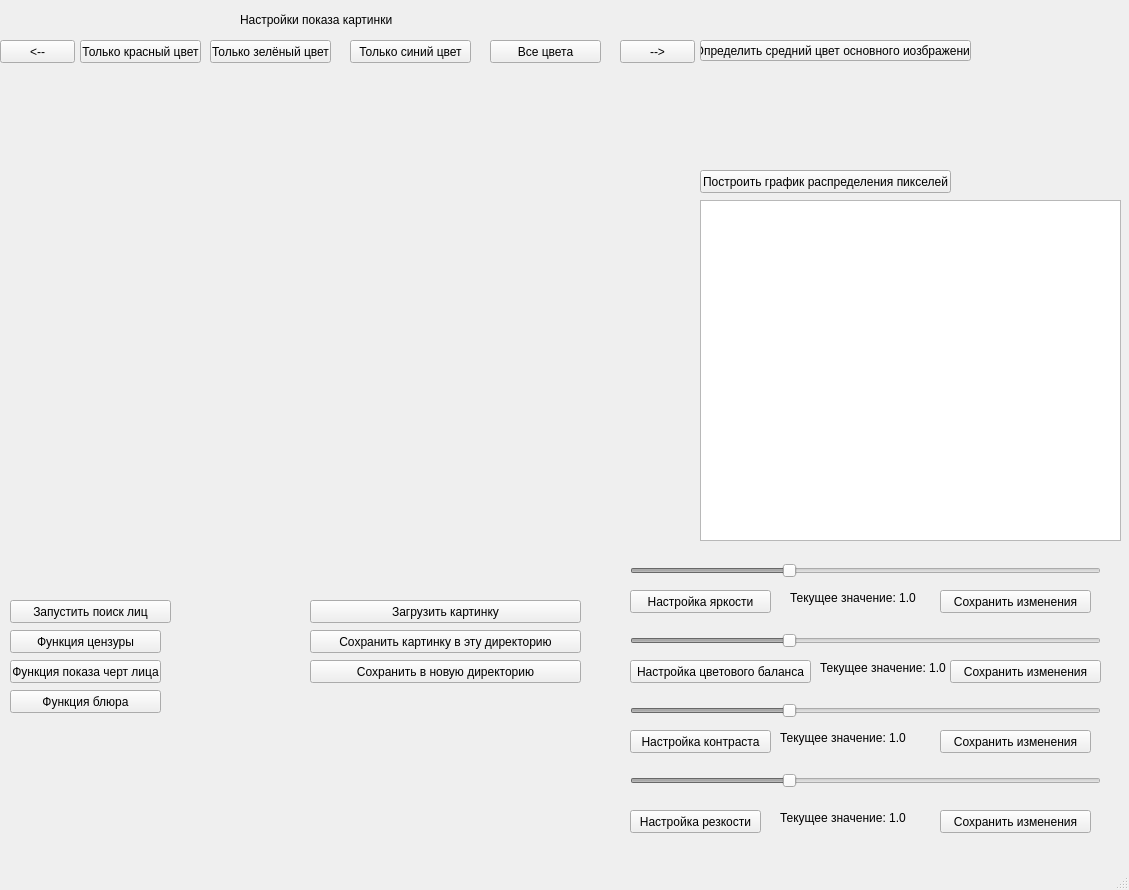
<?xml version="1.0" encoding="UTF-8"?>
<ui version="4.0">
 <class>MainWindow</class>
 <widget class="QMainWindow" name="MainWindow">
  <property name="geometry">
   <rect>
    <x>0</x>
    <y>0</y>
    <width>1129</width>
    <height>890</height>
   </rect>
  </property>
  <property name="windowTitle">
   <string>MainWindow</string>
  </property>
  <widget class="QWidget" name="centralwidget">
   <widget class="QLabel" name="label">
    <property name="geometry">
     <rect>
      <x>240</x>
      <y>10</y>
      <width>401</width>
      <height>20</height>
     </rect>
    </property>
    <property name="text">
     <string>Настройки показа картинки</string>
    </property>
   </widget>
   <widget class="QPushButton" name="save_last_directory">
    <property name="geometry">
     <rect>
      <x>310</x>
      <y>630</y>
      <width>271</width>
      <height>23</height>
     </rect>
    </property>
    <property name="text">
     <string>Сохранить картинку в эту директорию</string>
    </property>
   </widget>
   <widget class="QPushButton" name="FaceScan">
    <property name="geometry">
     <rect>
      <x>10</x>
      <y>600</y>
      <width>161</width>
      <height>23</height>
     </rect>
    </property>
    <property name="text">
     <string>Запустить поиск лиц</string>
    </property>
   </widget>
   <widget class="QPushButton" name="importPic">
    <property name="geometry">
     <rect>
      <x>310</x>
      <y>600</y>
      <width>271</width>
      <height>23</height>
     </rect>
    </property>
    <property name="text">
     <string>Загрузить картинку</string>
    </property>
   </widget>
   <widget class="QLabel" name="picture">
    <property name="geometry">
     <rect>
      <x>10</x>
      <y>80</y>
      <width>671</width>
      <height>471</height>
     </rect>
    </property>
    <property name="text">
     <string/>
    </property>
   </widget>
   <widget class="QLabel" name="censore_check">
    <property name="geometry">
     <rect>
      <x>170</x>
      <y>630</y>
      <width>141</width>
      <height>21</height>
     </rect>
    </property>
    <property name="text">
     <string/>
    </property>
   </widget>
   <widget class="QLabel" name="secondary_check">
    <property name="geometry">
     <rect>
      <x>170</x>
      <y>660</y>
      <width>141</width>
      <height>21</height>
     </rect>
    </property>
    <property name="text">
     <string/>
    </property>
   </widget>
   <widget class="QPushButton" name="change_censore">
    <property name="geometry">
     <rect>
      <x>10</x>
      <y>630</y>
      <width>151</width>
      <height>23</height>
     </rect>
    </property>
    <property name="text">
     <string>Функция цензуры</string>
    </property>
   </widget>
   <widget class="QPushButton" name="change_features">
    <property name="geometry">
     <rect>
      <x>10</x>
      <y>660</y>
      <width>151</width>
      <height>23</height>
     </rect>
    </property>
    <property name="text">
     <string>Функция показа черт лица</string>
    </property>
   </widget>
   <widget class="QLabel" name="errors">
    <property name="geometry">
     <rect>
      <x>30</x>
      <y>570</y>
      <width>231</width>
      <height>16</height>
     </rect>
    </property>
    <property name="text">
     <string/>
    </property>
   </widget>
   <widget class="QPushButton" name="red_button">
    <property name="geometry">
     <rect>
      <x>80</x>
      <y>40</y>
      <width>121</width>
      <height>23</height>
     </rect>
    </property>
    <property name="text">
     <string>Только красный цвет</string>
    </property>
   </widget>
   <widget class="QPushButton" name="green_button">
    <property name="geometry">
     <rect>
      <x>210</x>
      <y>40</y>
      <width>121</width>
      <height>23</height>
     </rect>
    </property>
    <property name="text">
     <string>Только зелёный цвет</string>
    </property>
   </widget>
   <widget class="QPushButton" name="blue_button">
    <property name="geometry">
     <rect>
      <x>350</x>
      <y>40</y>
      <width>121</width>
      <height>23</height>
     </rect>
    </property>
    <property name="text">
     <string>Только синий цвет</string>
    </property>
   </widget>
   <widget class="QPushButton" name="all_button">
    <property name="geometry">
     <rect>
      <x>490</x>
      <y>40</y>
      <width>111</width>
      <height>23</height>
     </rect>
    </property>
    <property name="text">
     <string>Все цвета</string>
    </property>
   </widget>
   <widget class="QPushButton" name="turn_left">
    <property name="geometry">
     <rect>
      <x>0</x>
      <y>40</y>
      <width>75</width>
      <height>23</height>
     </rect>
    </property>
    <property name="text">
     <string>&lt;--</string>
    </property>
   </widget>
   <widget class="QPushButton" name="turn_right">
    <property name="geometry">
     <rect>
      <x>620</x>
      <y>40</y>
      <width>75</width>
      <height>23</height>
     </rect>
    </property>
    <property name="text">
     <string>--&gt;</string>
    </property>
   </widget>
   <widget class="QPushButton" name="blur_button">
    <property name="geometry">
     <rect>
      <x>10</x>
      <y>690</y>
      <width>151</width>
      <height>23</height>
     </rect>
    </property>
    <property name="text">
     <string>Функция блюра</string>
    </property>
   </widget>
   <widget class="QLabel" name="blur">
    <property name="geometry">
     <rect>
      <x>170</x>
      <y>690</y>
      <width>141</width>
      <height>16</height>
     </rect>
    </property>
    <property name="text">
     <string/>
    </property>
   </widget>
   <widget class="QPushButton" name="save_new_dir">
    <property name="geometry">
     <rect>
      <x>310</x>
      <y>660</y>
      <width>271</width>
      <height>23</height>
     </rect>
    </property>
    <property name="text">
     <string>Сохранить в новую директорию</string>
    </property>
   </widget>
   <widget class="QPushButton" name="mid_color">
    <property name="geometry">
     <rect>
      <x>700</x>
      <y>40</y>
      <width>271</width>
      <height>21</height>
     </rect>
    </property>
    <property name="text">
     <string>Определить средний цвет основного иозбражения</string>
    </property>
   </widget>
   <widget class="QLabel" name="color">
    <property name="geometry">
     <rect>
      <x>700</x>
      <y>70</y>
      <width>71</width>
      <height>71</height>
     </rect>
    </property>
    <property name="text">
     <string/>
    </property>
   </widget>
   <widget class="PlotWidget" name="graph">
    <property name="geometry">
     <rect>
      <x>700</x>
      <y>200</y>
      <width>421</width>
      <height>341</height>
     </rect>
    </property>
   </widget>
   <widget class="QPushButton" name="graph_make">
    <property name="geometry">
     <rect>
      <x>700</x>
      <y>170</y>
      <width>251</width>
      <height>23</height>
     </rect>
    </property>
    <property name="text">
     <string>Построить график распределения пикселей</string>
    </property>
   </widget>
   <widget class="QSlider" name="amount_of_brightness">
    <property name="enabled">
     <bool>false</bool>
    </property>
    <property name="geometry">
     <rect>
      <x>630</x>
      <y>560</y>
      <width>471</width>
      <height>22</height>
     </rect>
    </property>
    <property name="mouseTracking">
     <bool>false</bool>
    </property>
    <property name="maximum">
     <number>300</number>
    </property>
    <property name="singleStep">
     <number>5</number>
    </property>
    <property name="value">
     <number>100</number>
    </property>
    <property name="tracking">
     <bool>true</bool>
    </property>
    <property name="orientation">
     <enum>Qt::Horizontal</enum>
    </property>
   </widget>
   <widget class="QPushButton" name="set_brightness">
    <property name="geometry">
     <rect>
      <x>630</x>
      <y>590</y>
      <width>141</width>
      <height>23</height>
     </rect>
    </property>
    <property name="text">
     <string>Настройка яркости</string>
    </property>
   </widget>
   <widget class="QPushButton" name="set_color_balance">
    <property name="geometry">
     <rect>
      <x>630</x>
      <y>660</y>
      <width>181</width>
      <height>23</height>
     </rect>
    </property>
    <property name="text">
     <string>Настройка цветового баланса</string>
    </property>
   </widget>
   <widget class="QPushButton" name="set_difference">
    <property name="geometry">
     <rect>
      <x>630</x>
      <y>730</y>
      <width>141</width>
      <height>23</height>
     </rect>
    </property>
    <property name="text">
     <string>Настройка контраста</string>
    </property>
   </widget>
   <widget class="QPushButton" name="set_sharpness">
    <property name="geometry">
     <rect>
      <x>630</x>
      <y>810</y>
      <width>131</width>
      <height>23</height>
     </rect>
    </property>
    <property name="text">
     <string>Настройка резкости</string>
    </property>
   </widget>
   <widget class="QSlider" name="amount_of_color_balance">
    <property name="enabled">
     <bool>false</bool>
    </property>
    <property name="geometry">
     <rect>
      <x>630</x>
      <y>630</y>
      <width>471</width>
      <height>22</height>
     </rect>
    </property>
    <property name="maximum">
     <number>300</number>
    </property>
    <property name="singleStep">
     <number>5</number>
    </property>
    <property name="value">
     <number>100</number>
    </property>
    <property name="orientation">
     <enum>Qt::Horizontal</enum>
    </property>
   </widget>
   <widget class="QSlider" name="amount_of_difference">
    <property name="enabled">
     <bool>false</bool>
    </property>
    <property name="geometry">
     <rect>
      <x>630</x>
      <y>700</y>
      <width>471</width>
      <height>22</height>
     </rect>
    </property>
    <property name="maximum">
     <number>300</number>
    </property>
    <property name="singleStep">
     <number>5</number>
    </property>
    <property name="value">
     <number>100</number>
    </property>
    <property name="orientation">
     <enum>Qt::Horizontal</enum>
    </property>
   </widget>
   <widget class="QSlider" name="amount_of_sharpness">
    <property name="enabled">
     <bool>false</bool>
    </property>
    <property name="geometry">
     <rect>
      <x>630</x>
      <y>770</y>
      <width>471</width>
      <height>22</height>
     </rect>
    </property>
    <property name="maximum">
     <number>300</number>
    </property>
    <property name="singleStep">
     <number>5</number>
    </property>
    <property name="value">
     <number>100</number>
    </property>
    <property name="orientation">
     <enum>Qt::Horizontal</enum>
    </property>
   </widget>
   <widget class="QLabel" name="brightness">
    <property name="geometry">
     <rect>
      <x>790</x>
      <y>590</y>
      <width>131</width>
      <height>16</height>
     </rect>
    </property>
    <property name="text">
     <string>Текущее значение: 1.0</string>
    </property>
   </widget>
   <widget class="QLabel" name="colors">
    <property name="geometry">
     <rect>
      <x>820</x>
      <y>660</y>
      <width>141</width>
      <height>16</height>
     </rect>
    </property>
    <property name="text">
     <string>Текущее значение: 1.0</string>
    </property>
   </widget>
   <widget class="QLabel" name="contrast">
    <property name="geometry">
     <rect>
      <x>780</x>
      <y>730</y>
      <width>151</width>
      <height>16</height>
     </rect>
    </property>
    <property name="text">
     <string>Текущее значение: 1.0</string>
    </property>
   </widget>
   <widget class="QLabel" name="sharpness">
    <property name="geometry">
     <rect>
      <x>780</x>
      <y>810</y>
      <width>141</width>
      <height>16</height>
     </rect>
    </property>
    <property name="text">
     <string>Текущее значение: 1.0</string>
    </property>
   </widget>
   <widget class="QPushButton" name="save_brightness">
    <property name="geometry">
     <rect>
      <x>940</x>
      <y>590</y>
      <width>151</width>
      <height>23</height>
     </rect>
    </property>
    <property name="text">
     <string>Сохранить изменения</string>
    </property>
   </widget>
   <widget class="QPushButton" name="save_color">
    <property name="geometry">
     <rect>
      <x>950</x>
      <y>660</y>
      <width>151</width>
      <height>23</height>
     </rect>
    </property>
    <property name="text">
     <string>Сохранить изменения</string>
    </property>
   </widget>
   <widget class="QPushButton" name="save_contrast">
    <property name="geometry">
     <rect>
      <x>940</x>
      <y>730</y>
      <width>151</width>
      <height>23</height>
     </rect>
    </property>
    <property name="text">
     <string>Сохранить изменения</string>
    </property>
   </widget>
   <widget class="QPushButton" name="save_sharpness">
    <property name="geometry">
     <rect>
      <x>940</x>
      <y>810</y>
      <width>151</width>
      <height>23</height>
     </rect>
    </property>
    <property name="text">
     <string>Сохранить изменения</string>
    </property>
   </widget>
  </widget>
  <widget class="QMenuBar" name="menubar">
   <property name="geometry">
    <rect>
     <x>0</x>
     <y>0</y>
     <width>1129</width>
     <height>21</height>
    </rect>
   </property>
  </widget>
  <widget class="QStatusBar" name="statusbar"/>
 </widget>
 <customwidgets>
  <customwidget>
   <class>PlotWidget</class>
   <extends>QGraphicsView</extends>
   <header>pyqtgraph</header>
  </customwidget>
 </customwidgets>
 <resources/>
 <connections/>
</ui>
